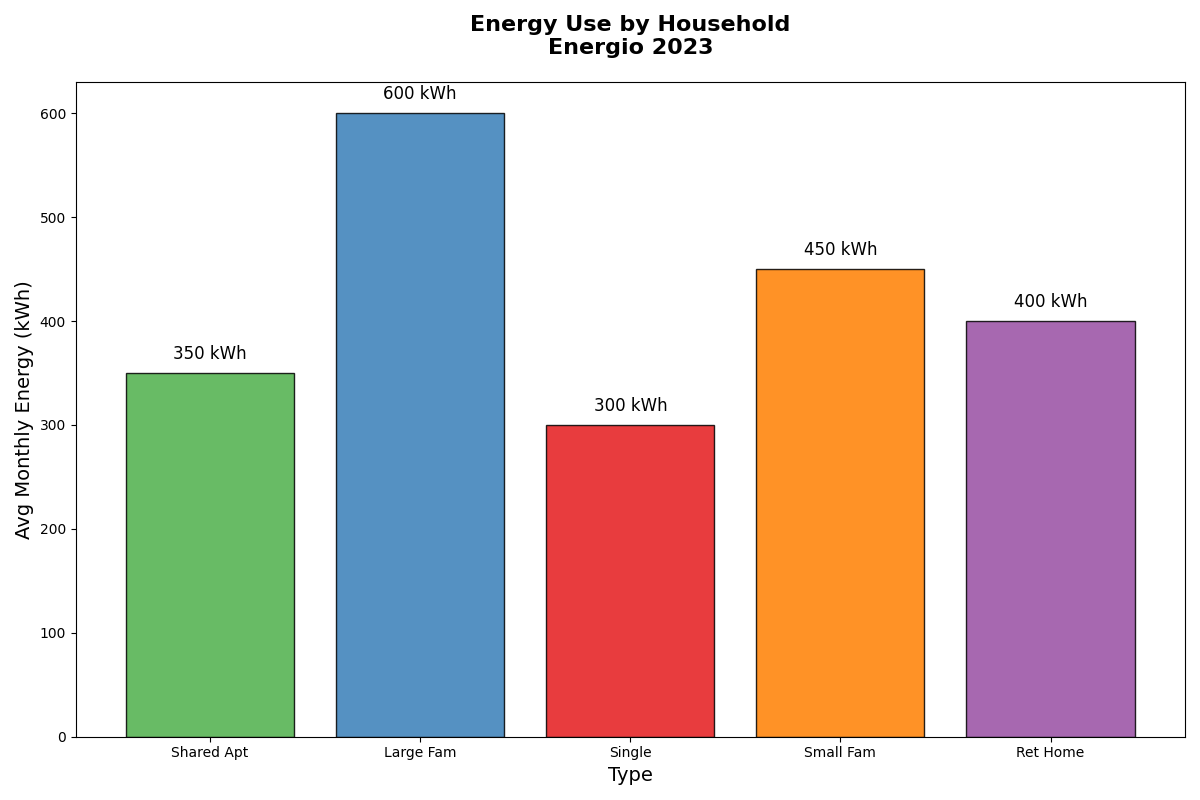

The script that drew this image:
import matplotlib.pyplot as plt

household_types = [
    "Shared Apt", "Large Fam", "Single", "Small Fam", "Ret Home"
]
energy_consumption = [
    350, 600, 300, 450, 400
]

fig, ax = plt.subplots(figsize=(12, 8))

bars = ax.bar(household_types, energy_consumption, color=['#4daf4a','#377eb8','#e41a1c','#ff7f00','#984ea3'], edgecolor='black', alpha=0.85)

for bar in bars:
    yval = bar.get_height()
    ax.text(bar.get_x() + bar.get_width()/2, yval + 10, f'{yval} kWh', ha='center', va='bottom', fontsize=12)

ax.set_title('Energy Use by Household\nEnergio 2023', fontsize=16, weight='bold', pad=20)
ax.set_xlabel('Type', fontsize=14)
ax.set_ylabel('Avg Monthly Energy (kWh)', fontsize=14)

plt.tight_layout()

plt.show()
